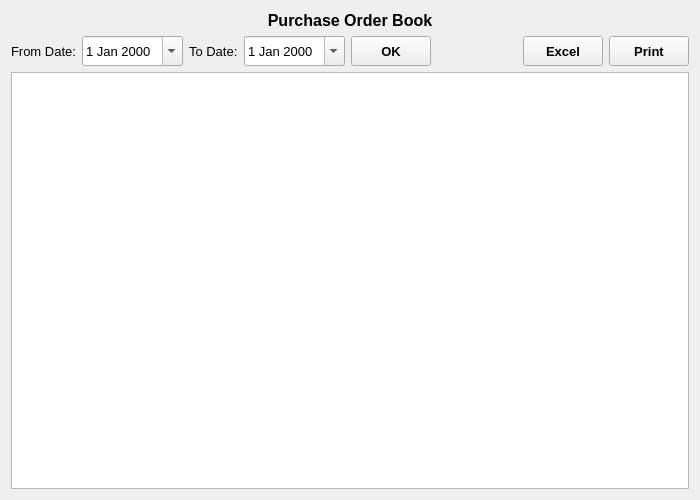
<?xml version="1.0" encoding="UTF-8"?>
<ui version="4.0">
 <class>PurchaseOrderBook</class>
 <widget class="QWidget" name="PurchaseOrderBook">
  <property name="geometry">
   <rect>
    <x>0</x>
    <y>0</y>
    <width>700</width>
    <height>500</height>
   </rect>
  </property>
  <property name="font">
   <font>
    <family>Microsoft YaHei UI</family>
    <pointsize>10</pointsize>
   </font>
  </property>
  <property name="windowTitle">
   <string>Form</string>
  </property>
  <layout class="QVBoxLayout" name="verticalLayout">
   <item>
    <widget class="QLabel" name="label">
     <property name="font">
      <font>
       <pointsize>12</pointsize>
       <weight>75</weight>
       <bold>true</bold>
      </font>
     </property>
     <property name="text">
      <string>Purchase Order Book</string>
     </property>
     <property name="alignment">
      <set>Qt::AlignCenter</set>
     </property>
    </widget>
   </item>
   <item>
    <layout class="QHBoxLayout" name="horizontalLayout" stretch="0,0,0,0,0,0,0,0">
     <item>
      <widget class="QLabel" name="fromDateLabel">
       <property name="text">
        <string>From Date:</string>
       </property>
      </widget>
     </item>
     <item>
      <widget class="QDateEdit" name="fromDateDateEdit">
       <property name="minimumSize">
        <size>
         <width>0</width>
         <height>30</height>
        </size>
       </property>
       <property name="calendarPopup">
        <bool>true</bool>
       </property>
      </widget>
     </item>
     <item>
      <widget class="QLabel" name="toDateLabel">
       <property name="text">
        <string>To Date:</string>
       </property>
      </widget>
     </item>
     <item>
      <widget class="QDateEdit" name="toDateDateEdit">
       <property name="minimumSize">
        <size>
         <width>0</width>
         <height>30</height>
        </size>
       </property>
       <property name="calendarPopup">
        <bool>true</bool>
       </property>
      </widget>
     </item>
     <item>
      <widget class="QToolButton" name="OKButton">
       <property name="minimumSize">
        <size>
         <width>80</width>
         <height>30</height>
        </size>
       </property>
       <property name="font">
        <font>
         <weight>75</weight>
         <bold>true</bold>
        </font>
       </property>
       <property name="text">
        <string>OK</string>
       </property>
      </widget>
     </item>
     <item>
      <spacer name="horizontalSpacer">
       <property name="orientation">
        <enum>Qt::Horizontal</enum>
       </property>
       <property name="sizeHint" stdset="0">
        <size>
         <width>40</width>
         <height>20</height>
        </size>
       </property>
      </spacer>
     </item>
     <item>
      <widget class="QToolButton" name="excelButton">
       <property name="minimumSize">
        <size>
         <width>80</width>
         <height>30</height>
        </size>
       </property>
       <property name="font">
        <font>
         <weight>75</weight>
         <bold>true</bold>
        </font>
       </property>
       <property name="text">
        <string>Excel</string>
       </property>
      </widget>
     </item>
     <item>
      <widget class="QToolButton" name="printButton">
       <property name="minimumSize">
        <size>
         <width>80</width>
         <height>30</height>
        </size>
       </property>
       <property name="font">
        <font>
         <weight>75</weight>
         <bold>true</bold>
        </font>
       </property>
       <property name="text">
        <string>Print</string>
       </property>
      </widget>
     </item>
    </layout>
   </item>
   <item>
    <widget class="QTableView" name="tableView">
     <property name="font">
      <font>
       <pointsize>12</pointsize>
      </font>
     </property>
     <property name="alternatingRowColors">
      <bool>true</bool>
     </property>
    </widget>
   </item>
  </layout>
 </widget>
 <resources/>
 <connections/>
</ui>
